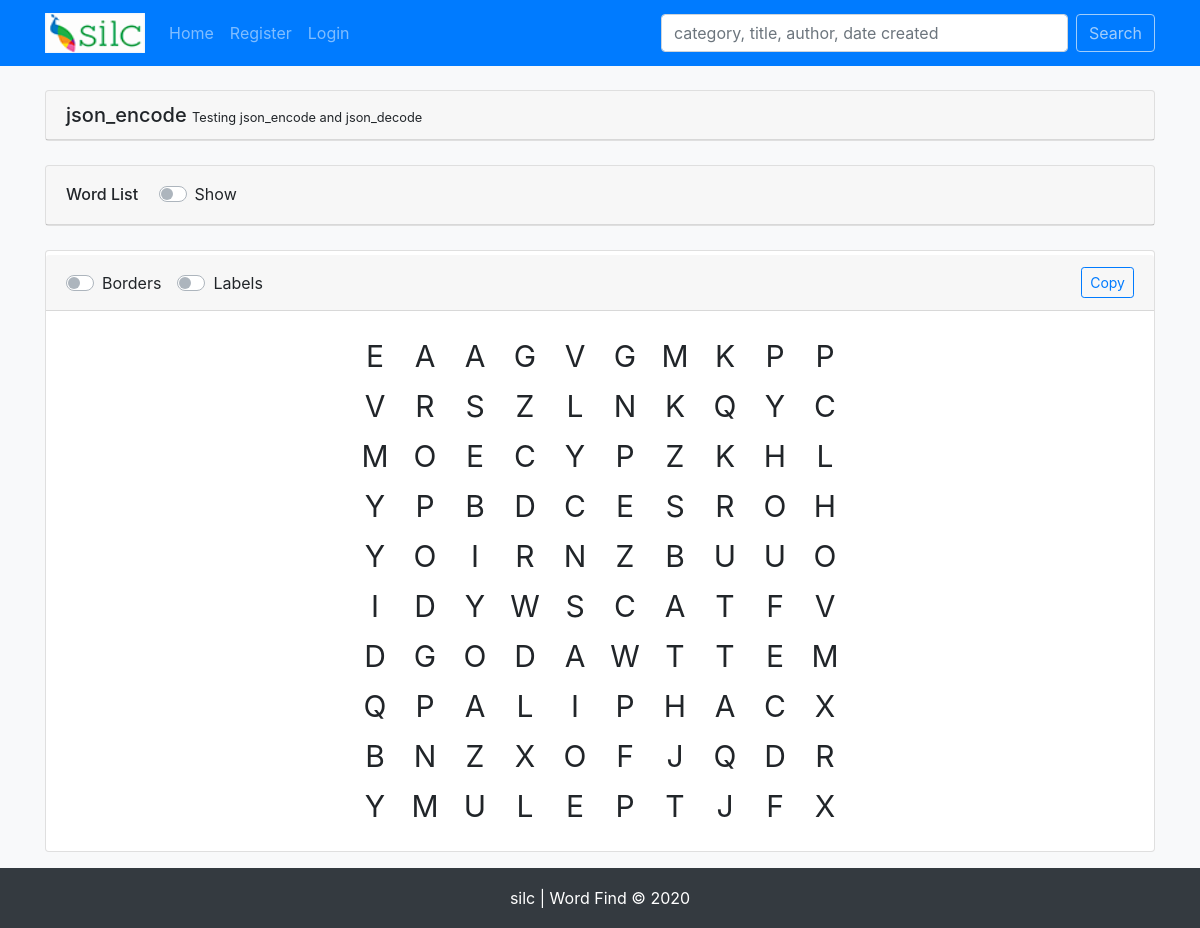
The page /puzzle.php?puzzleId=137 on the database as committed earlier.
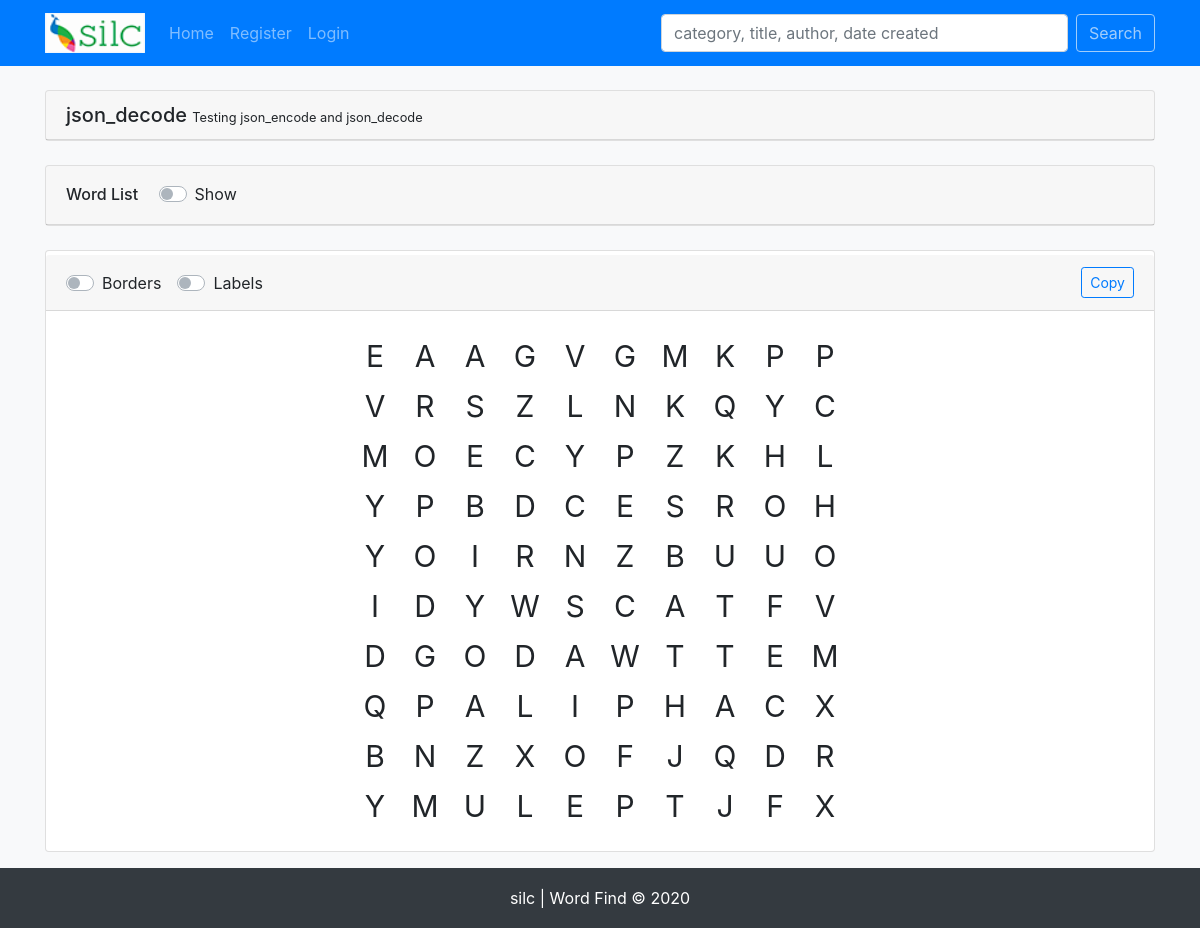
The same page on the database as committed later.
### tables this page shows
CREATE TABLE `puzzles` (
  `puzzle_id` int(11) NOT NULL,
  `cat_id` varchar(255) NOT NULL,
  `title` varchar(255) NOT NULL,
  `description` varchar(255) NOT NULL,
  `user_id` int(11) NOT NULL,
  `created_on` timestamp NOT NULL DEFAULT current_timestamp(),
  `language` varchar(255) NOT NULL,
  `word_direction` varchar(255) NOT NULL,
  `height` int(11) NOT NULL DEFAULT 10,
  `width` int(11) NOT NULL DEFAULT 10,
  `share_chars` tinyint(1) NOT NULL DEFAULT 1,
  `filler_char_types` varchar(255) NOT NULL,
  `word_bank` longtext NOT NULL CHECK (json_valid(`word_bank`)),
  `board` longtext NOT NULL CHECK (json_valid(`board`)),
  `solution_directions` longtext NOT NULL CHECK (json_valid(`solution_directions`)),
  `answer_coordinates` longtext NOT NULL CHECK (json_valid(`answer_coordinates`))
);

### helpers/functions.php (called while the page is built, shortened)
<?php
    function getPuzzleById($pdo, $puzzleId){
        $sql = 'SELECT * FROM puzzles
                INNER JOIN categories
                ON categories.cat_id = puzzles.cat_id
                WHERE puzzle_id = :puzzle_id';
        $stmt = $pdo->prepare($sql);
        $stmt->execute(['puzzle_id' => $puzzleId]);
        return $stmt->fetchAll();
    }

### puzzle.php (the view, shortened to what this page needs)
<?php
    include 'includes/header.php';
    $puzzleId = $_GET['puzzleId'];
    $puzzle = getPuzzleById($pdo, $puzzleId);
    foreach($puzzle as $puzzle){
        $data = [
            'puzzle'             => $puzzle,
            'title'              => $puzzle->title,
            'user_id'            => $puzzle->user_id,
            'description'        => $puzzle->description,
            'height'             => $puzzle->height,
            'width'              => $puzzle->width,
            'language'           => $puzzle->language,
            'word_bank'          => json_decode($puzzle->word_bank),
            'board'              => json_decode($puzzle->board),
            'answer_coordinates' => json_decode($puzzle->answer_coordinates),
            'solution_directions'=> json_decode($puzzle->solution_directions),
        ];
    }
?>
    <div class="card mt-4">
        <h5 class="card-header"><?php echo $data['title']; ?>
            <small><small><?php echo $data['description']; ?></small></small>
        </h5>
    </div>
    <form id="controls" action="" method="post">
        <div class="card mt-4">
            <div class=" card-header">
                <h6 class="custom-control-inline">Word List</h6>
                <div class="custom-control custom-switch custom-control-inline mt-1">
                    <label class="custom-control-label" for="toggleWordList">show</label>
                </div>
            </div>
        </div>
        <div class="card mt-4">
            <div class="card-header mt-1 d-flex justify-content-between">
                <div class="custom-control-inline">
                    <div class="custom-control custom-switch custom-control-inline mt-1">
                        <label class="custom-control-label" for="toggleBorders">Borders</label>
                    </div>
                    <div class="custom-control custom-switch custom-control-inline mt-1">
                        <label class="custom-control-label" for="toggleLabels">Labels</label>
                    </div>
                </div>
                <div>
                    <button type="button" id="copyMe" class="btn btn-outline-primary btn-sm">Copy</button>
                </div>
            </div>
            <div id="puzzleContainer" class="card-body d-flex justify-content-center">
                <div class="col-auto">
                    <table id="puzzle">
                        <?php for($row = 0; $row < $data['height']; $row++): ?>
                            <tr>
                                <?php for($col = 0; $col < $data['width']; $col++): ?>
                                    <td id="<?php echo 'r' . $row . 'c' . $col; ?>"><?php echo $data['board'][$row][$col]; ?></td>
                                <?php endfor;   ?>
                            </tr>
                            <?php endfor;  ?>
                    </table>
                </div>
            </div>
        </div>
    </form>
<?php
    include('includes/footer.php');
?>

Rows that differ between the two databases and show on the page:
changed puzzles "Testing json_encode and json_decode": title "json_encode" → "json_decode"
